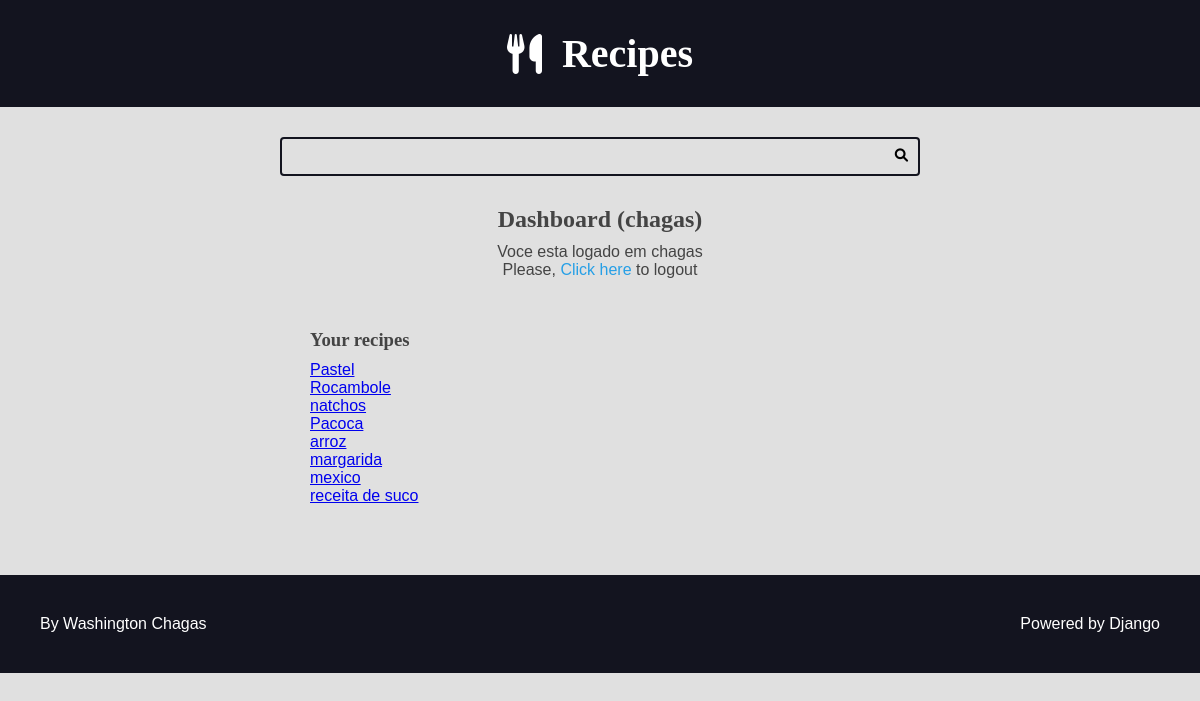
The app's page /authors/dashboard/ (signed in) with its own data.
### recipes/models.py (models this page shows, shortened)
class Recipe(models.Model):
    title = models.CharField(max_length=65)
    description = models.CharField(max_length=165)
    slug = models.SlugField(blank=True, unique=True)
    preparation_time = models.IntegerField()
    preparation_time_unit = models.CharField(max_length=65)
    servings = models.IntegerField()
    servings_unit = models.CharField(max_length=65)
    preparation_steps = models.TextField()
    preparation_steps_is_html = models.BooleanField(default=False)
    creat_at = models.DateTimeField(auto_now_add=True)
    update_at = models.DateTimeField(auto_now=True)
    is_publish = models.BooleanField(default=False)
    cover = models.ImageField(
        upload_to='recipes/covers/%Y/%m/%d/', blank=True, default='')
    category = models.ForeignKey(
        Category, on_delete=models.SET_NULL, null=True, blank=True,
        default=None)
    author = models.ForeignKey(
        User, on_delete=models.SET_NULL, null=True)

### authors/views.py (the view)
# urls.py: path('dashboard/', views.dashboard, name='dashboard'),
@login_required(login_url='authors:login', redirect_field_name='next')
def dashboard(request):
    recipes = Recipe.objects.filter(
        is_publish=False,
        author=request.user
    )
    return render(request, 'authors/pages/dashboard.html', context={
        'recipes': recipes,
    })

### authors/templates/authors/pages/dashboard.html (shortened to what this page needs)
{% extends 'global/base.html' %}
{% block conteudo %}
    <div class="main-content center container">
        <h2>Dashboard ({{user}}){{request.session.number}}</h2>
        {% include 'authors/partials/login_messages.html' %}
        <div class="author-dashboard-container">
            <h3>Your recipes</h3>
            <ul>
                {% for recipe in recipes %}
                    <li>
                        <a href="{% url 'authors:dashboard_recipe' recipe.id%}">{{recipe.title}}</a>
                    </li>
                    {% empty %}
                        <li>
                            <p>
                                You do not have recipes
                            </p>
                        </li>
                {% endfor %}
            </ul>
        </div>
    </div>
{% endblock conteudo %}

### authors/templates/authors/partials/login_messages.html (shortened to what this page needs)
{% if request.user.is_authenticated %}
<div class="login-message">
<p>Voce esta logado em {{request.user.username}}</p>
Please, <form class="inline-form" action="{% url 'authors:logout' %}" method='POST'>
    <button class="plaintext-button" type="submit"> Click here </button>
</form>  to logout
</div>
{% endif %}

### meus_templates/static/recipe/css/style.css (style rules this page uses)
* { padding: 0; margin: 0; box-sizing: border-box; }
html { font-size: 62.5%; }
body { font-size: 1.6rem; font-family: var(--font-primary); background: var(--color-gray-1); color: var(--color-dark-text); }
h1, h2, h3, h4, h5 { font-family: 'Times New Roman', Times, serif; }
:root { --color-primary: #269fe6; --color-primary-hover: #2086c2; --color-primary-dark: #13141f; --color-primary-dark-hover: #212336; --color-primary-light: #d4ecfa; --color-primary-light-hover: #bdd8e7; --color-white: #fff; --color-black: #000; --color-dark-text: #444; --color-info-light: #cce5ff; --color-debug-light: #cce5ff; --color-success-light: #d4edda; --color-alert-light: #fff3cd; --color-warning-light: #fff3cd; --color-error-light: #f8d7da; --color-info-dark: #4d86c4; --color-debug-dark: #4d86c4; --color-success-dark: #4a9c5d; --color-alert-dark: #927f40; --color-warning-dark: #927f40; --color-error-dark: #da525d; --color-gray-0: #f9f9f9; --color-gray-1: #e0e0e0; --color-gray-2: #c7c7c7; --color-gray-3: #aeaeae; --color-gray-4: #959595; --color-gray-5: #7d7d7d; --color-gray-6: #646464; --color-gray-7: #4b4b4b; --color-gray-8: #323232; --color-gray-9: #191919; --font-primary: sans-serif; --font-headings: 'Roboto Slab', serif; --spacing-gutter-medium: 3rem; --spacing-gutter-large: 4rem; }
.container { max-width: 144rem; margin: 0 auto; padding: var(--spacing-gutter-medium); }
.main-content { padding-top: 0; }
.center { text-align: center; }
.plaintext-button { display: inline; border: none; background: none; cursor: pointer; color: var(--color-primary); font-size: 1.6rem; }
.inline-form { display: inline; }
.login-message { margin: 1rem 0; }
.author-dashboard-container { max-width: 64rem; text-align: left; padding: var(--spacing-gutter-medium); margin: 0 auto; }
.author-dashboard-container h3, .author-dashboard-container p, .author-dashboard-container ul { list-style-type: none; margin: 1rem 0; }

### records on screen
Recipe: title "Pastel"
Recipe: title "Rocambole"
Recipe: title "natchos"
Recipe: title "Pacoca"
Recipe: title "arroz"
Recipe: title "margarida"
Recipe: title "mexico"
Recipe: title "receita de suco"

### other values on screen
{{ user }} "chagas"
{{ request.user.username }} "chagas"
